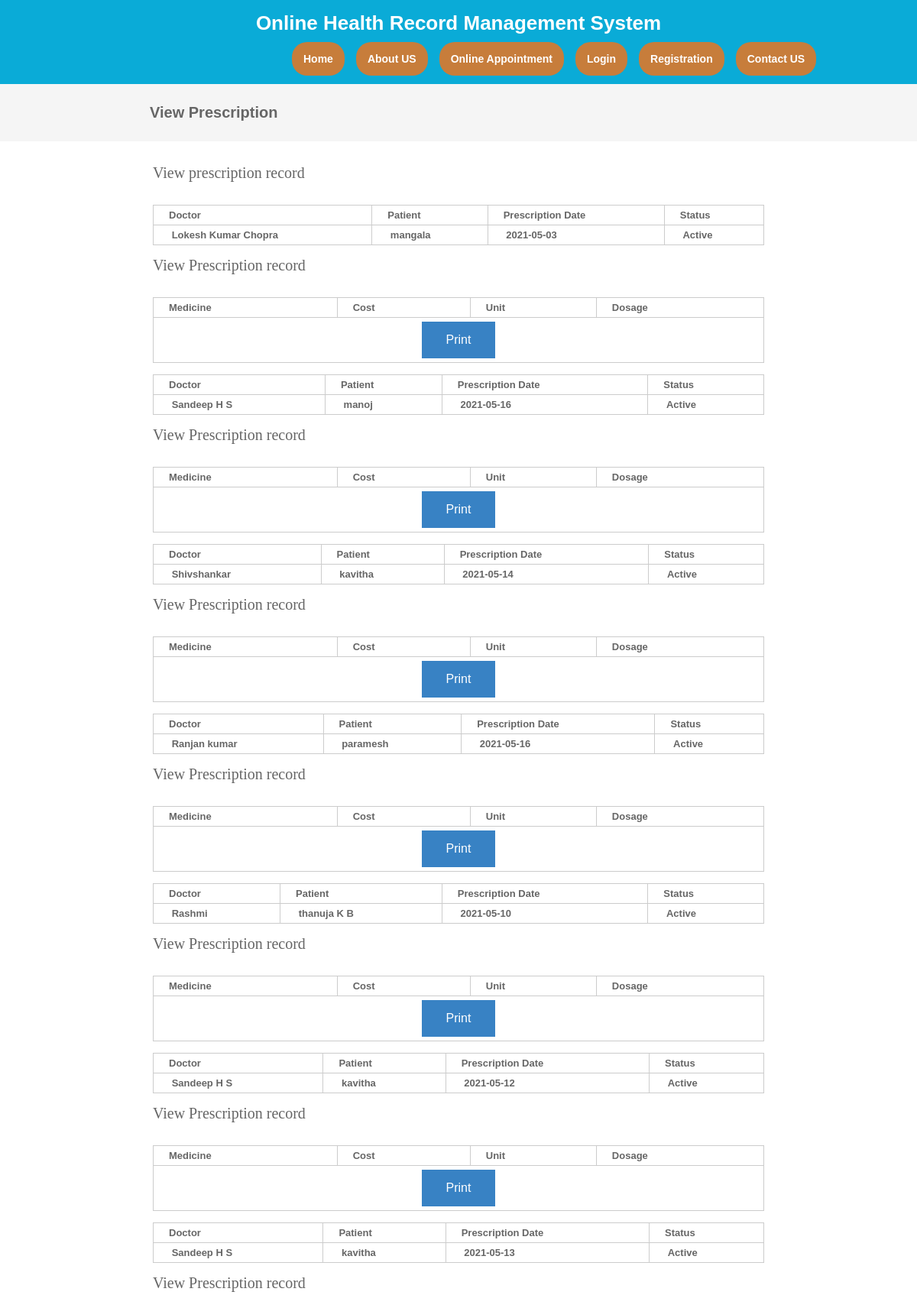
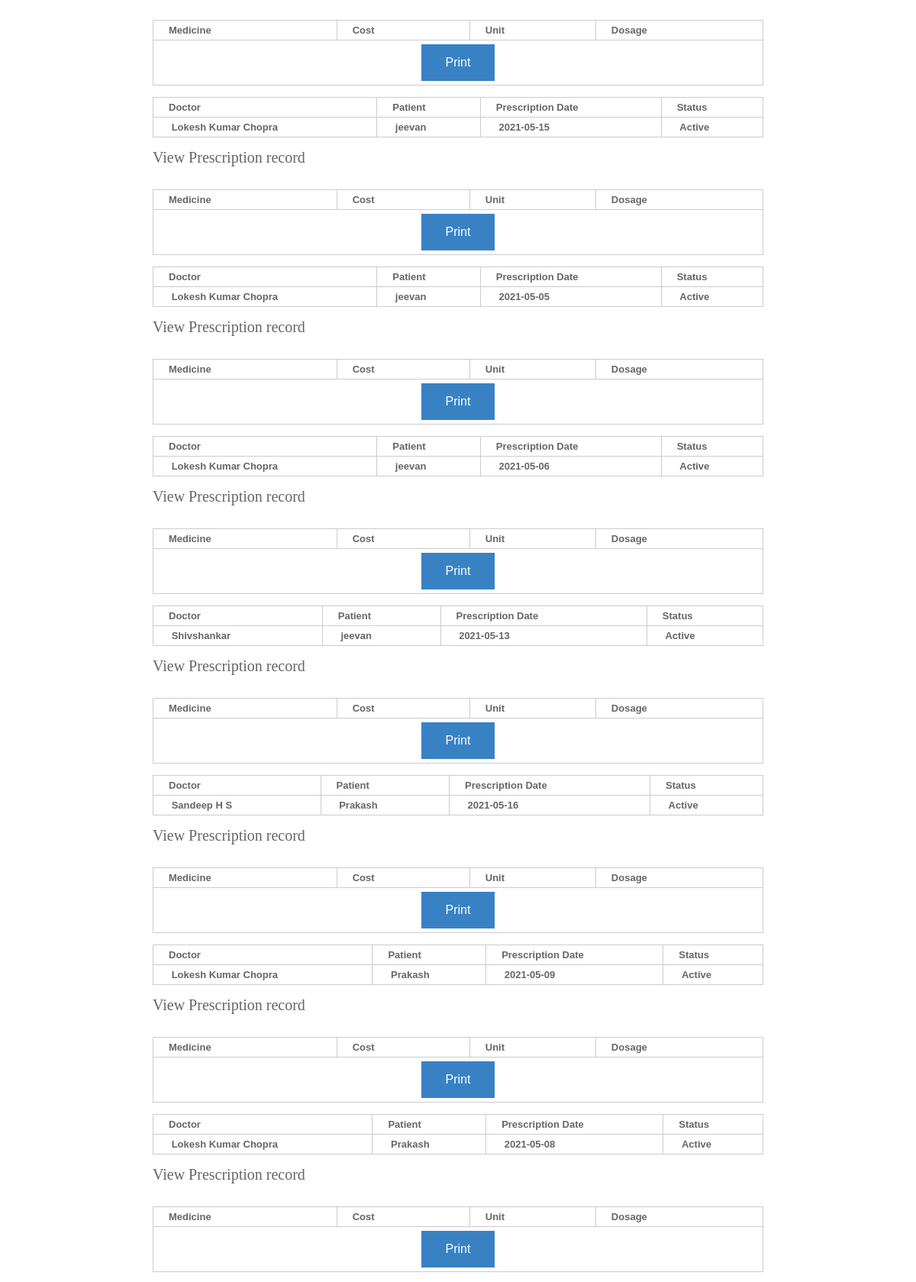
Screenshot of /viewprescription.php (upper part) with the database file from the repository (2 pictures, top to bottom).
### tables this page shows
CREATE TABLE `prescription` (
  `prescriptionid` int(10) NOT NULL,
  `treatment_records_id` int(10) NOT NULL,
  `doctorid` int(10) NOT NULL,
  `patientid` int(10) NOT NULL,
  `delivery_type` varchar(10) NOT NULL COMMENT 'Delivered through appointment or online order',
  `delivery_id` int(10) NOT NULL COMMENT 'appointmentid or orderid',
  `prescriptiondate` date NOT NULL,
  `status` varchar(10) NOT NULL,
  `appointmentid` int(10) NOT NULL
);

CREATE TABLE `doctor` (
  `doctorid` int(10) NOT NULL,
  `doctorname` varchar(50) NOT NULL,
  `mobileno` varchar(15) NOT NULL,
  `departmentid` int(10) NOT NULL,
  `loginid` varchar(25) NOT NULL,
  `password` varchar(25) NOT NULL,
  `status` varchar(10) NOT NULL,
  `education` varchar(25) NOT NULL,
  `experience` float(11,1) NOT NULL,
  `consultancy_charge` float(10,2) NOT NULL
);

CREATE TABLE `patient` (
  `patientid` int(10) NOT NULL,
  `patientname` varchar(50) NOT NULL,
  `admissiondate` date NOT NULL,
  `admissiontime` time NOT NULL,
  `address` varchar(250) NOT NULL,
  `mobileno` varchar(15) NOT NULL,
  `city` varchar(25) NOT NULL,
  `pincode` varchar(20) NOT NULL,
  `loginid` varchar(50) NOT NULL,
  `password` varchar(25) NOT NULL,
  `bloodgroup` varchar(20) NOT NULL,
  `gender` varchar(10) NOT NULL,
  `dob` date NOT NULL,
  `status` varchar(10) NOT NULL
);

### viewprescription.php (the view, shortened to what this page needs)
<?php
include("header.php");
include("dbconnection.php");
?>
<div class="wrapper col2">
  <div id="breadcrumb">
    <ul>
      <li class="first">View Prescription</li></ul>
  </div>
</div>
<div class="wrapper col4">
  <div id="container">
    <h1>View prescription record</h1>
<?php
$sql ="SELECT * FROM prescription";
$qsql = mysqli_query($con,$sql);
while($rs = mysqli_fetch_array($qsql))
{
	$sqlpatient = "SELECT * FROM patient WHERE patientid='$rs[patientid]'";
	$qsqlpatient = mysqli_query($con,$sqlpatient);
	$rspatient = mysqli_fetch_array($qsqlpatient);
	$sqldoctor = "SELECT * FROM doctor WHERE doctorid='$rs[doctorid]'";
	$qsqldoctor = mysqli_query($con,$sqldoctor);
	$rsdoctor = mysqli_fetch_array($qsqldoctor);
?>
    <table width="200" border="3">
          <tbody>
            <tr>
              <td><strong>Doctor</strong></td>
              <td><strong>Patient</strong></td>
              <td><strong>Prescription Date</strong></td>
              <td><strong>Status</strong></td>
            </tr>
              <?php
            echo "<tr>
              <td>&nbsp;$rsdoctor[doctorname]</td>
              <td>&nbsp;$rspatient[patientname]</td>
               <td>&nbsp;$rs[prescriptiondate]</td>
            <td>&nbsp;$rs[status]</td>
            </tr>";
            ?>
          </tbody>
        </table>
      <h1>View Prescription record</h1>
        <table width="200" border="3">
          <tbody>
            <tr>
              <td>Medicine</td>
              <td>Cost</td>
              <td>Unit</td>
              <td>Dosage</td>
            </tr>
            <tr>
              <td colspan="6"><div align="center">
                <input type="submit" name="print" id="print" value="Print" onclick="myFunction()"/>
              </div></td>
              </tr>
          </tbody>
        </table>
<?php
}
?>        <p>&nbsp;</p>
  </div>
</div>
<?php
include("footer.php");
?>

### layout/styles/layout.css (style rules this page uses)
html { overflow-y:scroll; }
body { margin:0; padding:0; font-size:13px; font-family:verdana, Arial, Helvetica, sans-serif; }
div.wrapper { display:block; width:100%; margin:0; text-align:left; }
.col2 { color:#666666; background-color:#F5F5F5; }
.col3, .col4 { color:#666666; background-color:#FFFFFF; }
#head, #gallery, #breadcrumb, #container, #footer { display:block; position:relative; padding: 0; margin:0 auto; }
#breadcrumb { padding: 26px 196px; font-size: 20px; font-weight: bold; }
#breadcrumb ul { margin:0; padding:0; list-style:none; }
#breadcrumb ul li { display:inline; }
#breadcrumb ul li.first { font-weight:bold; font-size: 20px; }
#container { padding: 30px 200px; }
#container h1, #container h2, #container h3, #container h4, #container h5, #container h6 { margin:0 0 15px 0; padding:0 0 15px 0; line-height:normal; font-weight:normal; font-size:20px; font-family:Georgia, "Times New Roman", Times, serif; }

### layout/styles/tables.css (style rules this page uses)
table { width:100%; border-collapse:collapse; table-layout:auto; vertical-align:top; margin-bottom:15px; border:1px solid #CCCCCC; }
table tbody td { vertical-align:top; border-collapse:collapse; border-left:1px solid #CCCCCC; border-right:1px solid #CCCCCC; border-top:1px solid #CCCCCC; }
table thead th, table tbody td { padding:5px 20px; border-collapse:collapse; font-weight: bold; }

### header.php (style rules this page uses)
input[type=submit] { background-color: #3882C4; border: none; cursor:pointer; color: white; padding: 15px 32px; text-align: center; text-decoration: none; display: inline-block; font-size: 16px; }

### rows the page displays
prescription: doctorid.doctorname "Lokesh Kumar Chopra", patientid.patientname "mangala", prescriptiondate "2021-05-03", status "Active"
prescription: doctorid.doctorname "Sandeep H S", patientid.patientname "manoj", prescriptiondate "2021-05-16", status "Active"
prescription: doctorid.doctorname "Shivshankar", patientid.patientname "kavitha", prescriptiondate "2021-05-14", status "Active"
prescription: doctorid.doctorname "Ranjan kumar", patientid.patientname "paramesh", prescriptiondate "2021-05-16", status "Active"
prescription: doctorid.doctorname "Rashmi", patientid.patientname "thanuja K B", prescriptiondate "2021-05-10", status "Active"
prescription: doctorid.doctorname "Sandeep H S", patientid.patientname "kavitha", prescriptiondate "2021-05-12", status "Active"
prescription: doctorid.doctorname "Sandeep H S", patientid.patientname "kavitha", prescriptiondate "2021-05-13", status "Active"
prescription: doctorid.doctorname "Lokesh Kumar Chopra", patientid.patientname "jeevan", prescriptiondate "2021-05-15", status "Active"
prescription: doctorid.doctorname "Lokesh Kumar Chopra", patientid.patientname "jeevan", prescriptiondate "2021-05-05", status "Active"
prescription: doctorid.doctorname "Lokesh Kumar Chopra", patientid.patientname "jeevan", prescriptiondate "2021-05-06", status "Active"
prescription: doctorid.doctorname "Shivshankar", patientid.patientname "jeevan", prescriptiondate "2021-05-13", status "Active"
prescription: doctorid.doctorname "Sandeep H S", patientid.patientname "Prakash", prescriptiondate "2021-05-16", status "Active"
prescription: doctorid.doctorname "Lokesh Kumar Chopra", patientid.patientname "Prakash", prescriptiondate "2021-05-09", status "Active"
prescription: doctorid.doctorname "Lokesh Kumar Chopra", patientid.patientname "Prakash", prescriptiondate "2021-05-08", status "Active"
